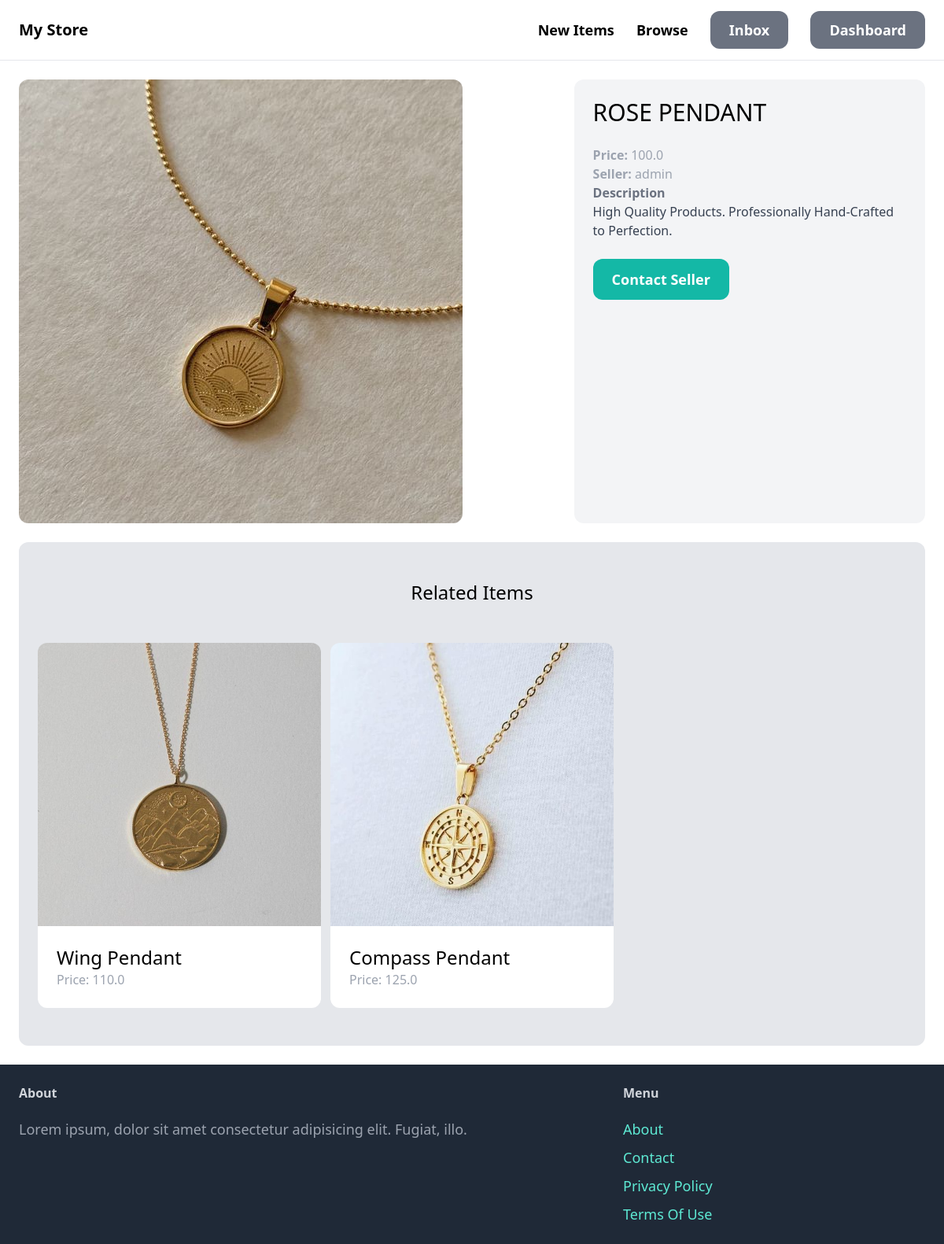
/items/6/, run on the app's committed database.
### item/models.py (models this page shows, shortened)
class Item(models.Model):
    category = models.ForeignKey(Category, related_name='item', on_delete=models.CASCADE)
    name = models.CharField(max_length=255)
    description = models.TextField(blank=True, null=True)
    price = models.FloatField()
    is_sold = models.BooleanField(default=False)
    image = models.ImageField(upload_to='item_images', blank=True, null=True)
    created_by = models.ForeignKey(User, related_name='items', on_delete=models.CASCADE)

### item/views.py (the view)
# urls.py: path('<int:pk>/', views.detail, name='detail'),
def detail(request, pk):
    item = get_object_or_404(Item, pk=pk)
    related_items = Item.objects.filter(category= item.category, is_sold = False).exclude(pk=pk)[0:3]
    return render (request, 'item/detail.html', {
        'item':item,
        'related_items':related_items
    })

### item/templates/item/detail.html (shortened to what this page needs)
{% extends 'core/base.html' %}
{% block content %}
<div class="grid grid-cols-5 gap-6">
    <div class="col-span-3">
        <img src="{{ item.image.url }}" class="rounded-xl">
    </div>
    <div class="col-span-2 p-6 bg-gray-100 rounded-xl">
        <h1 class="mb-6 text-3xl">{{ item.name }}</h1>
        <p class="text-gray-400"><strong>Price: </strong>{{ item.price }}</p>
        <p class="text-gray-400"><strong>Seller: </strong>{{ item.created_by }}</p>
    {% if item.description %}
    <p class="text-gray-700">
        <strong class="text-gray-500">Description</strong><br>
        {{ item.description }}
    </p>
    {% endif %}
    <a href="#" class="inline-block mt-6 px-6 py-3 text-lg font-semibold bg-teal-500 text-white rounded-xl hover:bg-teal-700 ">Contact Seller</a>
</div>
</div>
<div class="mt-6 px-6 py-12 bg-gray-200 rounded-xl">
    <h2 class="mb-12 text-2xl text-center">Related Items</h2>
    <div class="grid grid-cols-3 gap-3">
        {% for item in related_items %}
        <div>
            <a href="{% url 'item:detail' item.id %}">
                <div>
                    <img src="{{ item.image.url }}" class="rounded-t-xl">
                </div>
                <div class="p-6 bg-white rounded-b-xl">
                    <h2 class="text-2xl">{{ item.name }}</h2>
                    <p class="text-gray-400">Price: {{ item.price }}</p>
                </div>
            </a>
        </div>
        {% endfor %}
    </div>
</div>
{% endblock %}

### data on the page
Item: image (picture), name "ROSE PENDANT", price "100.0", created_by "admin", description "High Quality Products. Professionally Hand-Crafted to Perfection."
Item: image (picture), name "Wing Pendant", price "110.0"
Item: image (picture), name "Compass Pendant", price "125.0"
